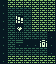

The image is a tile-based game level rendered from a .tmx file. Its description and complete source (layers, tilesets, objects, tile grids) follow:
An orthogonal 7x8 tile map with 8x8 px tiles, 1 tile layer (Tile Layer 1).

<map version="1.5" tiledversion="1.6.0" orientation="orthogonal" renderorder="right-down" width="7" height="8" tilewidth="8" tileheight="8" infinite="0" nextlayerid="2" nextobjectid="1">
 <tileset firstgid="1" source="bg.tsx" />
 <layer id="1" name="Tile Layer 1" width="7" height="8">
  <data encoding="csv">
2,3,3,3,3,3,3,
2,72,72,72,3,3,3,
2,72,15,72,3,3,3,
2,72,73,72,3,3,3,
2,72,9,72,72,72,2,
2,72,97,2,2,64,2,
2,72,72,72,72,72,2,
2,3,3,3,3,3,3
</data>
 </layer>
</map>
